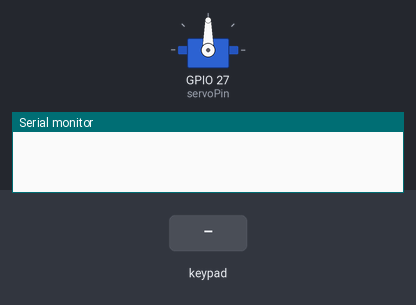
A program run on a simulated ESP32. Shown: servo, the last lines printed to the serial monitor. Inputs (shaded band) come from the test bench.

Above: at 1.2 s.
1.3 s: key 'L' pressed
At 1.76 s:
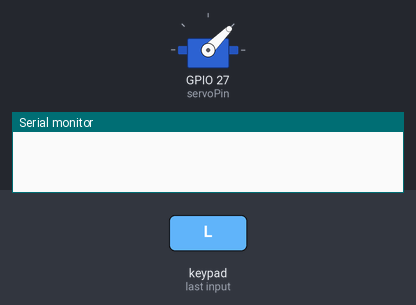
3.7 s: key 'R' pressed
At 4.16 s:
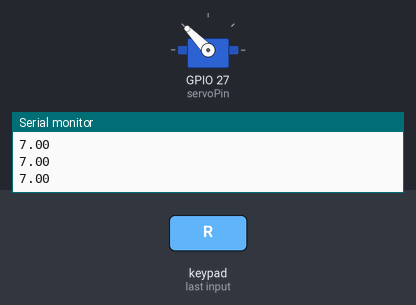
Timing chart, 0 to 6.7 s (numbered marks = the images above; inputs shaded):
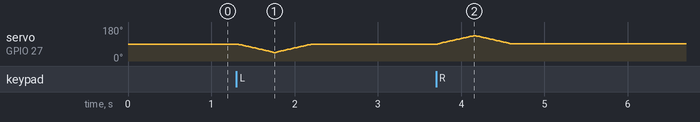

Measured:
- after the input at 3.7 s, servo on GPIO 27 (servoPin): rises from 89° to 134° in 0.44 s, then falls to 91° in 0.45 s

The program:

main.cpp
```cpp
#define CUSTOM_SETTINGS
#define INCLUDE_GAMEPAD_MODULE
#include <DabbleESP32.h>
#include <Servo.h>
static const int servoPin = 27;

Servo servo1;

const int freq = 5000;
const int ledChannel = 0;
const int resolution = 8;

void setup() {
    Serial.begin(9600);
    Dabble.begin("Opel Calibra ESP32");
    servo1.attach(servoPin);
}

int posDegrees = 90;

void loop() {
    Dabble.processInput();

    float x_axis = GamePad.getXaxisData();


     if (x_axis != 0)
    {
        while(posDegrees > 90 + (x_axis * 6.428)) {
            servo1.write(posDegrees);
            delay(10);
            posDegrees--;
    }

    while(posDegrees < 90 + (x_axis * 6.428)) {
        servo1.write(posDegrees);
        delay(10);
        posDegrees++;
        Serial.println(x_axis);
    }
  }
    else if(x_axis == 0)
    {
        while(posDegrees < 90) {
            servo1.write(posDegrees);
            delay(10);
            posDegrees++;
        }
        while(posDegrees > 90) {
            servo1.write(posDegrees);
            delay(10);
            posDegrees--;
        }
    }
}
```
